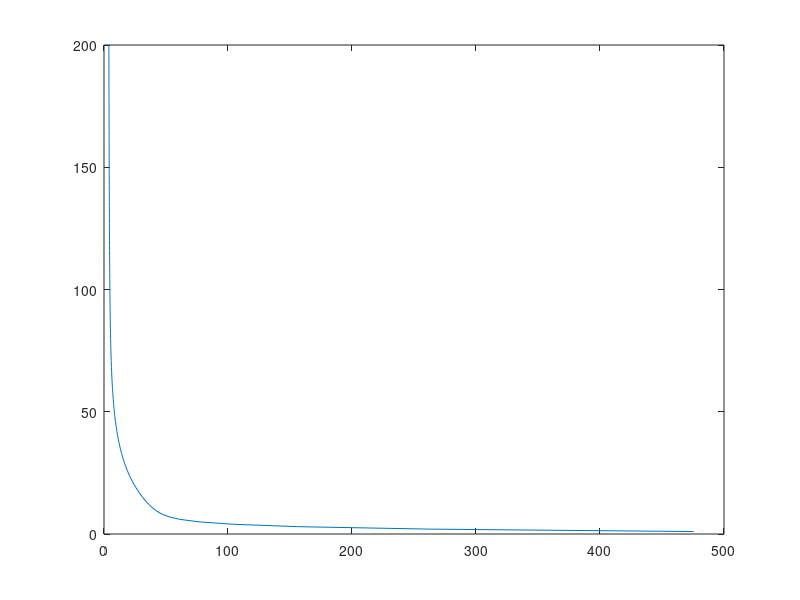

The MATLAB script that drew this image:
%
% Analyze the nutrition facts of breakfast cereals 
% to predict customer rating
%

% Grab the filename
filename = 'cereal.csv';

% Load in the data
csv = csvread('cereal.csv');

% Remove header and empty rows
data =  csv(2:end,:);

% Shuffle all rows
data = data(randperm(size(data,1)),:);

% Remove non numerical columns
data = data(:,[4,5,6,7,8,9,10,11,12,14,15,16]);

% Use a smaller dataset for easier workflow
% REMOVE THIS REMOVE THIS REMOVE THIS
% data = data(1:15,:);

% COLUMN NAMES for reference
% name(1),mfr(2),type(3),calories(4->1),protein(5->2),
% fat(6->3),sodium(7->4),fiber(8->5),carbo(9->6),sugars(10->7),
% potass(11->8),vitamins(12->9),shelf(13),weight(14->10),cups(15->11),rating(16->12)

% Adjust all features to be proportionally correct based on serving size
data = [data(:,1:size(data)(2)-1) .* (1./data(:,10)), data(:,12)];

% Add a column of ones to represent y intercept
data = [ones(size(data)(1),1) data];

% Split out trainingSet and test sets by 80% and 20%
trainingSet = data(1:floor(size(data)(1)*0.8),:);
testSet = data(floor(size(data)(1)*0.8)+1:end, :);

% Initialize parameters
X = trainingSet(:,1:size(trainingSet)(2)-3);

y = trainingSet(:,size(trainingSet)(2));
m = size(X)(1);
theta = zeros(size(X)(2),1);
alpha = 0.3;
iterations = 200;

% Normalize all features
mu = mean(X(:,2:size(X)(2)));
sigma = std(X);
Xrange = range( X(:,2:size(X)(2)));
X_norm = [X(:,1) ( (X(:,2:size(X)(2)) - mu ) ./ Xrange )];

% clear J
J = [];

% Perform gradient descent
for i = 1:iterations
  theta = theta - alpha*(1/m)*(sum(((sum((X_norm .* theta'),2)-y).* X_norm)))';

  % Cost function
  J(1,i) = (1/(2*m)) * sum((sum((X_norm .* theta'),2) - y).^2);
  J(2,i) = i;
end
plot(J'(:,1), J'(:,2))
% testSet results
Xtest = testSet(:,1:size(trainingSet)(2)-3);
Xtest_norm = [Xtest(:,1) ( (Xtest(:,2:size(Xtest)(2)) - mu ) ./ Xrange )];
ytest = testSet(:,size(testSet)(2));
predicted = sum(Xtest_norm .* theta',2);

difference = sum(Xtest_norm .* theta',2) - ytest;

resultComparison = [predicted ytest difference]
averageError = mean(difference)
% plot calories vs rating
% testplot = data(:,[1,11]);
% testplotx = testplot(:,1)
% testploty = testplot(:,11)
% ratings = data(:,1);
%scatter(data(:,9),data(:,13));
